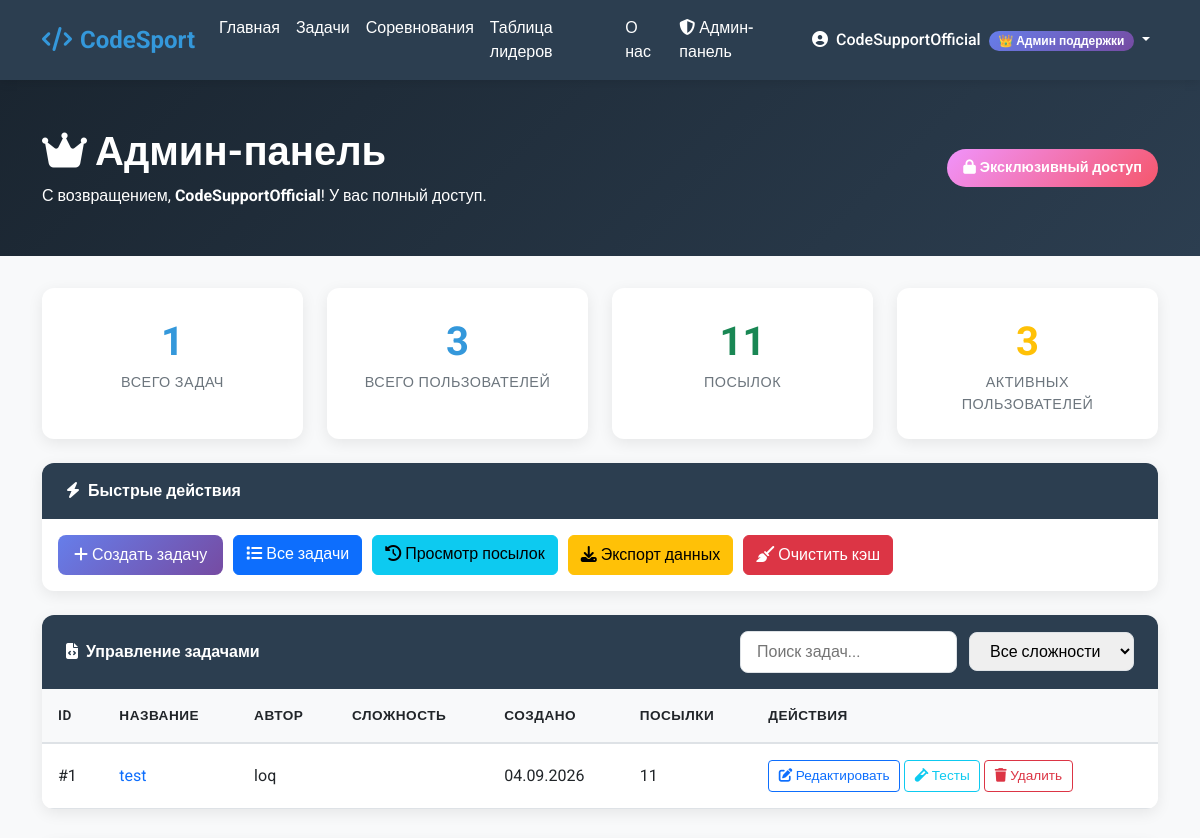
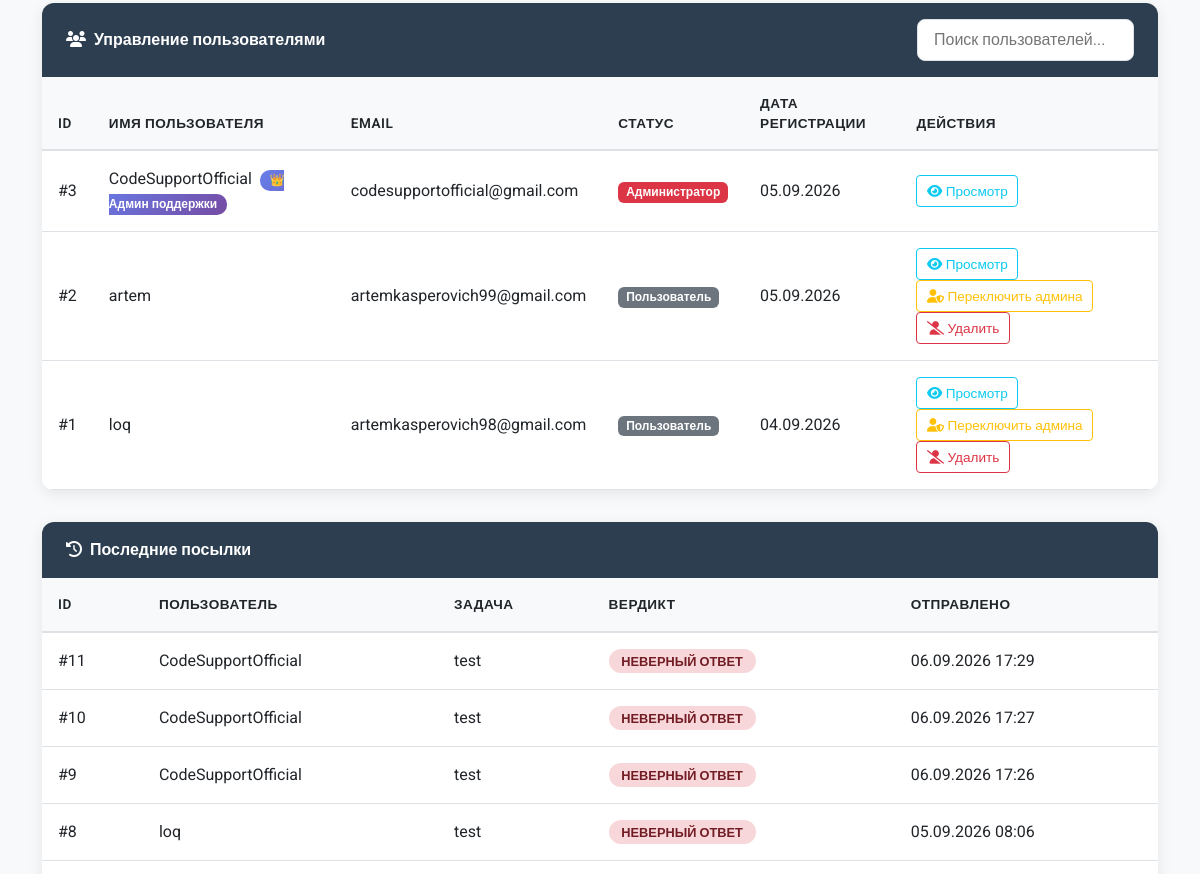
Page /control-panel/ (signed in, upper part) on the earlier database version (2 pictures, top to bottom).
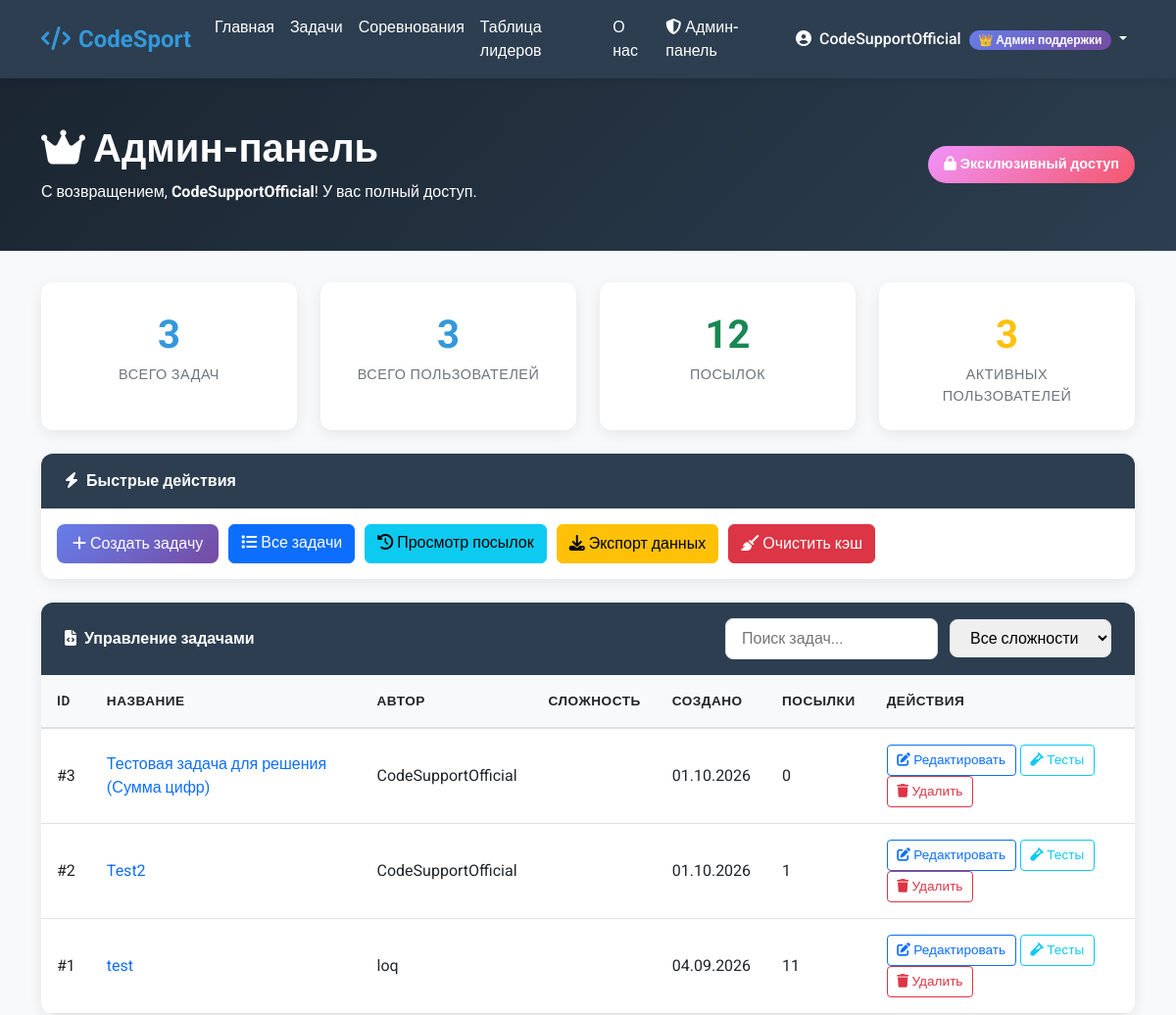
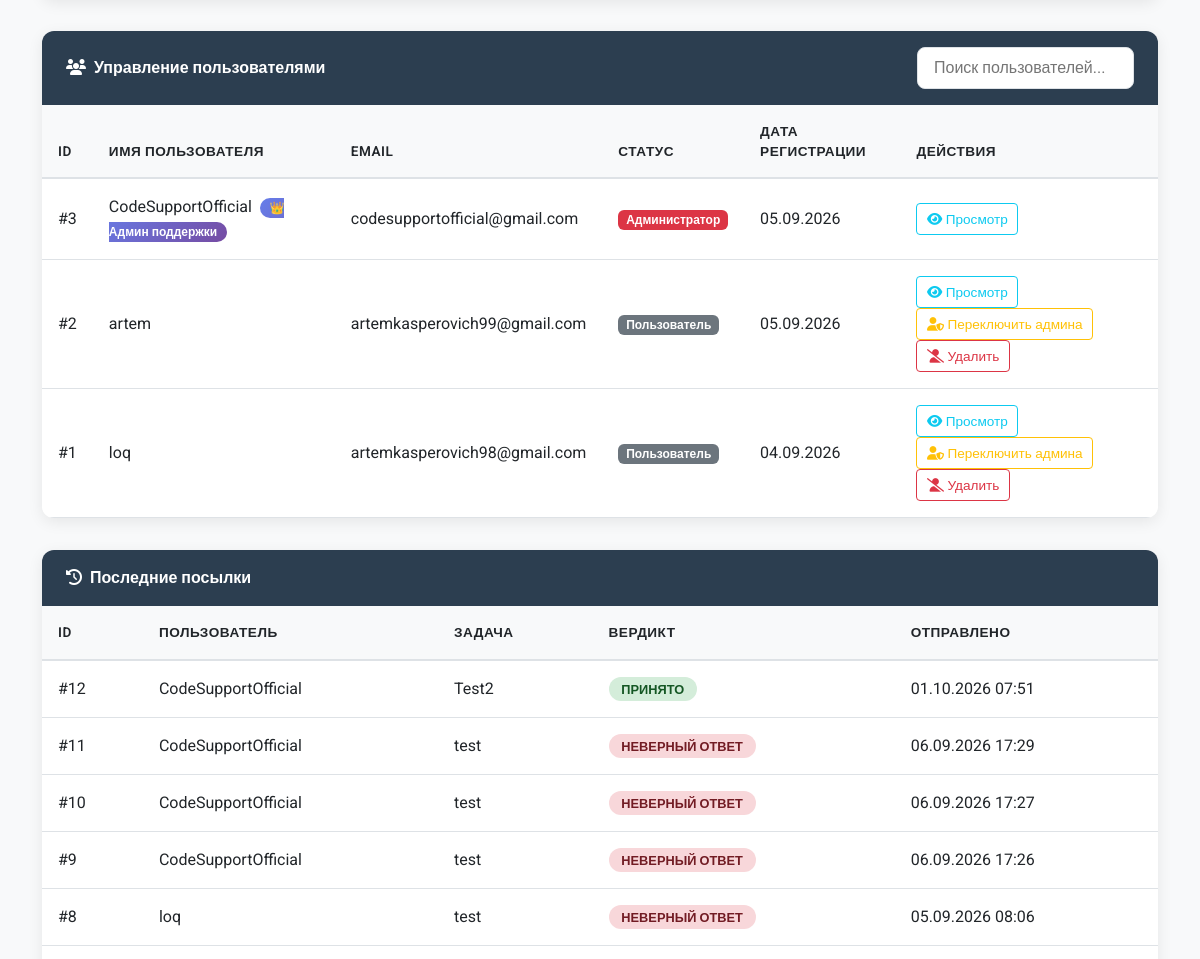
Same page on the later database version (2 pictures, top to bottom).
### LearnApp/models.py (models this page shows, shortened)
class Problem(models.Model):
    DIFFICULTY_CHOICES = [
        ('easy', 'Easy'),
        ('medium', 'Medium'),
        ('hard', 'Hard'),
    ]
    title = models.CharField(max_length=200)
    description = models.TextField()
    author = models.ForeignKey(User, on_delete=models.CASCADE)
    created_at = models.DateTimeField(auto_now_add=True)
    difficulty = models.CharField(max_length=10, choices=DIFFICULTY_CHOICES)
    time_limit = models.IntegerField(default=1, help_text="Time limit in seconds")
    memory_limit = models.IntegerField(default=256, help_text="Memory limit in MB")
    template_code = models.TextField(blank=True, help_text="Initial code template for users")

class Submission(models.Model):
    VERDICT_CHOICES = [
        ('accepted', 'Accepted'),
        ('wrong_answer', 'Wrong Answer'),
        ('time_limit_exceeded', 'Time Limit Exceeded'),
        ('runtime_error', 'Runtime Error'),
        ('compilation_error', 'Compilation Error'),
    ]
    LANGUAGE_CHOICES = [
        ('python', 'Python'),
        ('cpp', 'C++'),
        ('java', 'Java'),
    ]
    problem = models.ForeignKey(Problem, on_delete=models.CASCADE)
    user = models.ForeignKey(User, on_delete=models.CASCADE)
    code = models.TextField()
    language = models.CharField(max_length=20, choices=LANGUAGE_CHOICES)
    verdict = models.CharField(max_length=20, choices=VERDICT_CHOICES, blank=True)
    submitted_at = models.DateTimeField(auto_now_add=True)
    execution_time = models.FloatField(null=True, blank=True)
    test_cases_passed = models.IntegerField(default=0)
    total_test_cases = models.IntegerField(default=0)
    class Meta:
        ordering = ['-submitted_at']

### LearnApp/views.py (the view)
# urls.py: path('control-panel/', views.admin_panel, name='admin_panel'),
@login_required
def admin_panel(request):
    if not is_support_official(request.user):
        raise PermissionDenied("Access denied. Only CodeSupportOfficial can access this page.")
    total_problems = Problem.objects.count()
    total_users = User.objects.count()
    total_submissions = Submission.objects.count()
    accepted_submissions = Submission.objects.filter(verdict='accepted').count()
    wrong_submissions = Submission.objects.filter(verdict='wrong_answer').count()
    active_users = User.objects.filter(is_active=True).count()
    all_problems = Problem.objects.all().order_by('-created_at')
    all_users = User.objects.all().order_by('-date_joined')
    recent_submissions = Submission.objects.all().order_by('-submitted_at')[:20]
    context = {
        'total_problems': total_problems,
        'total_users': total_users,
        'total_submissions': total_submissions,
        'accepted_submissions': accepted_submissions,
        'wrong_submissions': wrong_submissions,
        'active_users': active_users,
        'all_problems': all_problems,
        'all_users': all_users,
        'recent_submissions': recent_submissions,
        'is_support_official': True,
    }
    return render(request, 'main/admin_panel.html', context)

### LearnApp/views.py (called while the page is built)
def is_support_official(user):
    return user.username == 'CodeSupportOfficial'

### templates/main/admin_panel.html (shortened to what the changed rows need)
<!DOCTYPE html>
<html lang="ru">
<head>
    <link href="https://cdn.jsdelivr.net/npm/bootstrap@5.3.0/dist/css/bootstrap.min.css" rel="stylesheet">
    <link rel="stylesheet" href="https://cdnjs.cloudflare.com/ajax/libs/font-awesome/6.4.0/css/all.min.css">
</head>
<body>
    <nav class="navbar navbar-expand-lg navbar-dark sticky-top">
        <div class="container">
            <div class="collapse navbar-collapse" id="navbarNav">
                <ul class="navbar-nav">
                    {% if user.is_authenticated %}
                    <li class="nav-item dropdown">
                        <a class="nav-link dropdown-toggle" href="#" id="navbarDropdown" role="button" data-bs-toggle="dropdown">
                            <i class="fas fa-user-circle me-1"></i> {{ user.username }}
                            {% if user.username == 'CodeSupportOfficial' %}
                            <span class="special-badge ms-1">👑 Админ поддержки</span>
                            {% endif %}
                        </a>
                    </li>
                    {% else %}
                    <li class="nav-item"><a class="nav-link" href="{% url 'login' %}">Вход</a></li>
                    <li class="nav-item"><a class="nav-link" href="{% url 'login' %}">Регистрация</a></li>
                    {% endif %}
                </ul>
            </div>
        </div>
    </nav>
    <div class="admin-header">
        <div class="container">
            <div class="d-flex justify-content-between align-items-center">
                <div>
                    <h1><i class="fas fa-crown me-2"></i>Админ-панель</h1>
                </div>
            </div>
        </div>
    </div>
    <div class="container">
        <div class="row g-4 mb-4">
            <div class="col-md-3 col-sm-6">
                <div class="stat-card">
                    <div class="stat-number">{{ total_problems }}</div>
                    <div class="stat-label">Всего задач</div>
                </div>
            </div>
            <div class="col-md-3 col-sm-6">
                <div class="stat-card">
                    <div class="stat-number text-success">{{ total_submissions }}</div>
                    <div class="stat-label">Посылок</div>
                </div>
            </div>
        </div>
        <div class="admin-section">
            <div class="table-responsive">
                <table class="table table-hover">
                    <thead>
                        <tr>
                            <th>ID</th>
                            <th>Название</th>
                            <th>Автор</th>
                            <th>Сложность</th>
                            <th>Создано</th>
                            <th>Посылки</th>
                            <th>Действия</th>
                        </tr>
                    </thead>
                    <tbody>
                        {% for problem in all_problems %}
                        <tr class="problem-row" data-difficulty="{{ problem.difficulty }}">
                            <td>#{{ problem.id }}</td>
                            <td>
                                <a href="{% url 'problem_detail' problem.id %}" class="text-decoration-none">
                                    {{ problem.title }}
                                </a>
                            </td>
                            <td>{{ problem.author.username }}</td>
                            <td>
                                <span class="badge bg-{{ problem.difficulty }}">
                                </span>
                            </td>
                            <td>{{ problem.created_at|date:"d.m.Y" }}</td>
                            <td>{{ problem.submission_set.count }}</td>
                            <td>
                                <a href="{% url 'edit_problem' problem.id %}" class="btn btn-sm btn-outline-primary btn-action">
                                    <i class="fas fa-edit"></i> Редактировать
                                </a>
                                <a href="{% url 'add_test_cases' problem.id %}" class="btn btn-sm btn-outline-info btn-action">
                                    <i class="fas fa-vial"></i> Тесты
                                </a>
                                <button class="btn btn-sm btn-outline-danger btn-action" onclick="deleteProblem({{ problem.id }})">
                                    <i class="fas fa-trash"></i> Удалить
                                </button>
                            </td>
                        </tr>
                        {% empty %}
                        <tr>
                            <td colspan="7" class="text-center py-4 text-muted">
                                Задачи не найдены
                            </td>
                        </tr>
                        {% endfor %}
                    </tbody>
                </table>
            </div>
        </div>
        <div class="admin-section">
            <div class="table-responsive">
                <table class="table table-hover">
                    <thead>
                        <tr>
                            <th>ID</th>
                            <th>Имя пользователя</th>
                            <th>Email</th>
                            <th>Статус</th>
                            <th>Дата регистрации</th>
                            <th>Действия</th>
                        </tr>
                    </thead>
                    <tbody>
                        {% for user in all_users %}
                        <tr>
                            <td>#{{ user.id }}</td>
                            <td>
                                {{ user.username }}
                                {% if user.username == 'CodeSupportOfficial' %}
                                <span class="special-badge ms-1">👑 Админ поддержки</span>
                                {% endif %}
                            </td>
                            <td>{{ user.email }}</td>
                            <td>
                                {% if user.is_staff %}
                                <span class="badge bg-danger">Администратор</span>
                                {% else %}
                                <span class="badge bg-secondary">Пользователь</span>
                                {% endif %}
                            </td>
                            <td>{{ user.date_joined|date:"d.m.Y" }}</td>
                            <td>
                                <a href="{% url 'user_profile' user.username %}" class="btn btn-sm btn-outline-info btn-action">
                                    <i class="fas fa-eye"></i> Просмотр
                                </a>
                                {% if user.username != 'CodeSupportOfficial' %}
                                <button class="btn btn-sm btn-outline-warning btn-action" onclick="toggleStaff({{ user.id }})">
                                    <i class="fas fa-user-shield"></i> Переключить админа
                                </button>
                                <button class="btn btn-sm btn-outline-danger btn-action" onclick="deleteUser({{ user.id }})">
                                    <i class="fas fa-user-slash"></i> Удалить
                                </button>
                                {% endif %}
                            </td>
                        </tr>
                        {% empty %}
                        <tr>
                            <td colspan="6" class="text-center py-4 text-muted">
                                Пользователи не найдены
                            </td>
                        </tr>
                        {% endfor %}
                    </tbody>
                </table>
            </div>
        </div>
        <div class="admin-section">
            <div class="table-responsive">
                <table class="table table-hover">
                    <thead>
                        <tr>
                            <th>ID</th>
                            <th>Пользователь</th>
                            <th>Задача</th>
                            <th>Вердикт</th>
                            <th>Отправлено</th>
                        </tr>
                    </thead>
                    <tbody>
                        {% for submission in recent_submissions %}
                        <tr>
                            <td>#{{ submission.id }}</td>
                            <td>{{ submission.user.username }}</td>
                            <td>{{ submission.problem.title }}</td>
                            <td>
                                <span class="verdict-badge verdict-{{ submission.verdict }}">
                                    {% if submission.verdict == 'accepted' %}Принято
                                    {% elif submission.verdict == 'wrong_answer' %}Неверный ответ
                                    {% elif submission.verdict == 'time_limit_exceeded' %}Превышено время
                                    {% elif submission.verdict == 'runtime_error' %}Ошибка выполнения
                                    {% elif submission.verdict == 'compilation_error' %}Ошибка компиляции
                                    {% else %}{{ submission.verdict|title }}{% endif %}
                                </span>
                            </td>
                            <td>{{ submission.submitted_at|date:"d.m.Y H:i" }}</td>
                        </tr>
                        {% empty %}
                        <tr>
                            <td colspan="5" class="text-center py-4 text-muted">
                                Посылки не найдены
                            </td>
                        </tr>
                        {% endfor %}
                    </tbody>
                </table>
            </div>
        </div>
    </div>
</body>
</html>

Differences in the rows shown:
added Problem: id "3", title "Тестовая задача для решения (Сумма цифр)", author.username "CodeSupportOfficial", created_at "01.10.2026", submission_set.count "0"
added Problem: id "2", title "Test2", author.username "CodeSupportOfficial", created_at "01.10.2026", submission_set.count "1"
added Submission: id "12", user.username "CodeSupportOfficial", problem "Test2", verdict "ПРИНЯТО", submitted_at "01.10.2026 07:51"
Other differences:
{{ total_problems }}: "1" → "3"
{{ total_submissions }}: "11" → "12"
